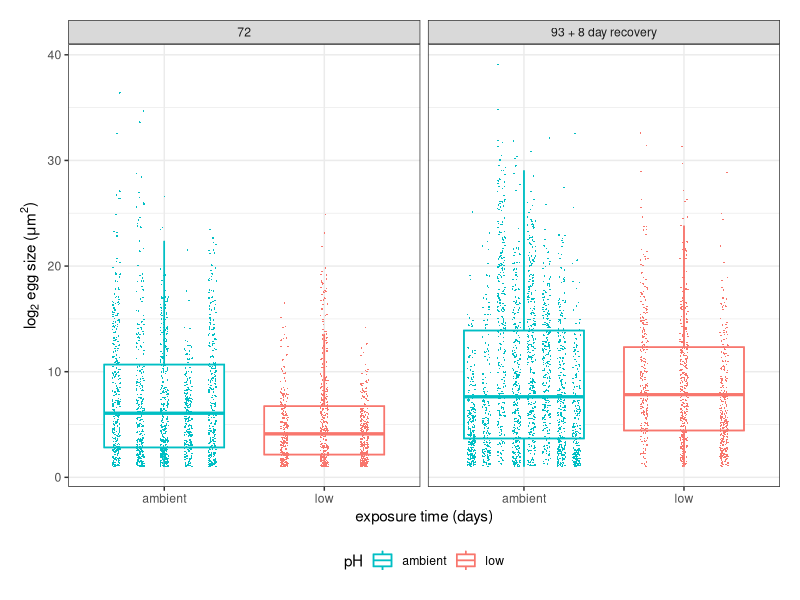
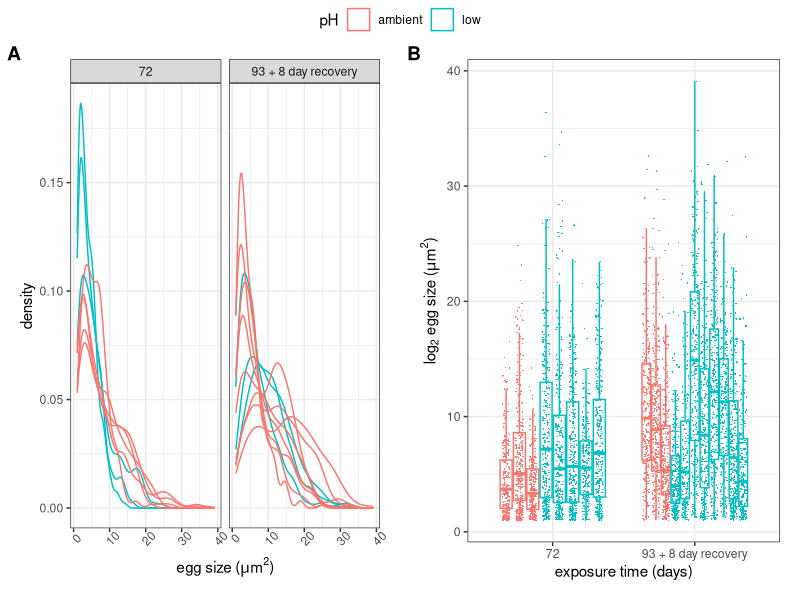
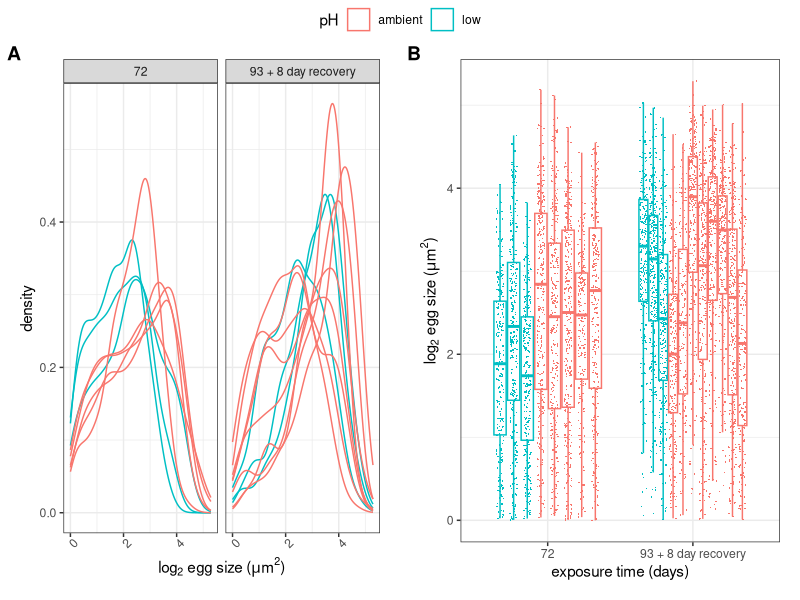
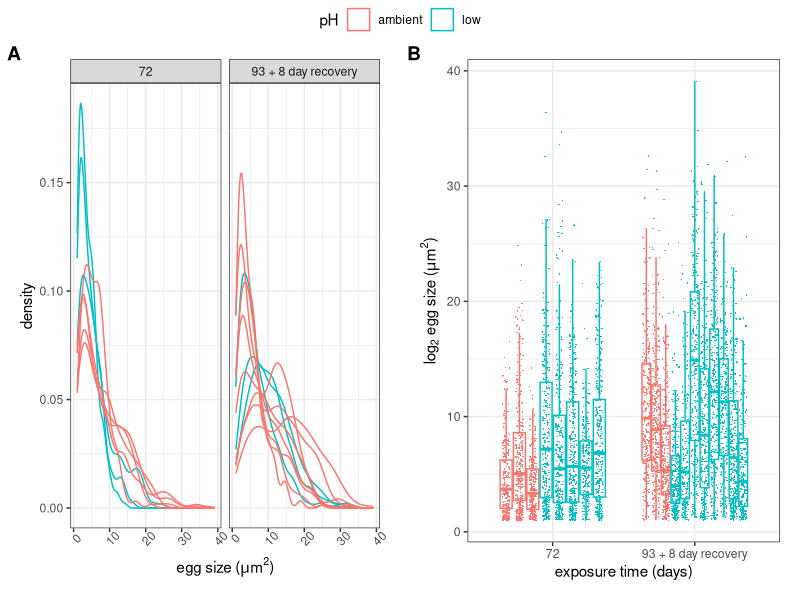
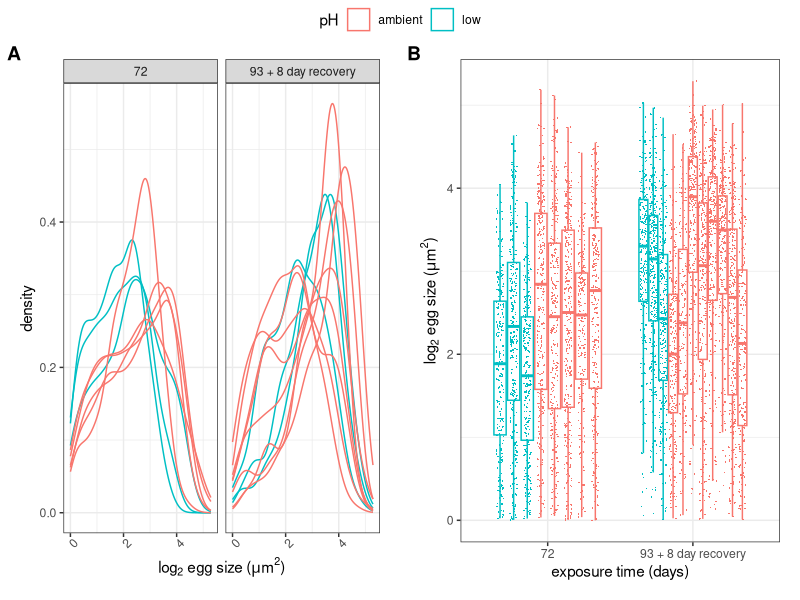

The R script that drew these images, in order: (Note: this script raises an error after producing the figures.)
## ---- chunk 1
library(ggplot2)
library(ggpubr)
library(rstatix)
library(dplyr)
library(broom)
library(lme4)
library(kableExtra)
library(tidyr)
## ---- chunk 2
female_data <- read.csv("../../data/histology/Female_Gonad/20200820_Female_Gonad_RESULTS.csv", stringsAsFactors = F,colClasses = c(rep("character",4),rep("numeric",7)))


egg_size <- read.csv("../../data/histology/Female_Gonad/egg_size.csv", stringsAsFactors = F, colClasses = c("character","character","numeric"))

foll_size <- read.csv("../../data/histology/Female_Gonad/follicle_size.csv", stringsAsFactors = F, colClasses = c("character","character","numeric","numeric") )
## ---- chunk 3
#rename columns
colnames(egg_size) <- c("date", "sample_ID", "egg_size")

#merge egg size data with treatment info
egg_size_m <- merge(female_data[,c("date", "sample_ID","pH")], egg_size)

egg_size_m$date <- gsub("20190123", "72",egg_size_m$date)

egg_size_m$date <- gsub("20190221", "93 + 8 day recovery",egg_size_m$date)
## ---- chunk 4
foll_size <- foll_size[,c("Label", "Area")]

foll_size$date <- gsub("-.*","",foll_size$Label)

foll_size$sample_ID <- gsub("-10.*jpg","",foll_size$Label)

foll_size$sample_ID <- gsub(".*-","",foll_size$sample_ID)

foll_size <- foll_size[,c("Area", "sample_ID", "date")]

colnames(foll_size)[1] <- "foll_size"

#merge follicle size data with treatment info
foll_size_m <- merge(female_data[,c("date", "sample_ID","pH")], foll_size)

foll_size_m$date <- gsub("20190123", "72",foll_size_m$date)

foll_size_m$date <- gsub("20190221", "93 + 8 day recovery",foll_size_m$date)

## ---- chunk 5
#first check distribution

p <- ggplot(data = egg_size_m,aes(x = egg_size, color = pH, group = sample_ID)) + geom_density() + theme_bw() + labs(y = "density", x =expression(paste("egg size (",mu,"m"^2,")", sep = "")))+ theme(plot.margin = unit(c(rep(1,4)), "lines"), axis.text.x = element_text(angle = 45)) + facet_wrap(~date)

#it's left skewed so try log transformation
q <- ggplot(data = egg_size_m,aes(x = log(egg_size,2), color = pH, group = sample_ID)) + geom_density() + theme_bw() + labs(y = "density", x = expression(paste(log[2]," egg size (",mu,"m"^2,")", sep = "")))+ theme(plot.margin = unit(c(rep(1,4)), "lines"), axis.text.x = element_text(angle = 45)) + facet_wrap(~date)

#plot boxplots
r <- ggplot(data = egg_size_m,aes(x = date, y = egg_size, color = pH, group = interaction(pH,date, sample_ID))) + geom_boxplot(outlier.shape = NA) + geom_point(pch = 16, size=0.2,position = position_jitterdodge(jitter.width = 0.05)) + theme_bw() + labs(x = "exposure time (days)", y = expression(paste(log[2]," egg size (",mu,"m"^2,")", sep = "")))+ theme(plot.margin = unit(c(rep(1,4)), "lines")) + scale_color_manual(values = c("#00BFC4", "#F8766D"))

ggplot(data = egg_size_m, aes(x = pH, y = egg_size, color = pH)) + geom_boxplot(aes(group = pH), outlier.shape = NA) + geom_point(aes(group = interaction(pH, sample_ID)),pch = 16, size=0.2,position = position_jitterdodge(jitter.width = 0.05)) + geom_boxplot(outlier.shape = NA, fill = NA)+ theme_bw() + labs(x = "exposure time (days)", y = expression(paste(log[2]," egg size (",mu,"m"^2,")", sep = "")))+ theme(plot.margin = unit(c(rep(1,4)), "lines"), legend.position = "bottom") + scale_color_manual(values = c("#00BFC4", "#F8766D")) + facet_wrap(~date)

#after log transformation
s <- ggplot(data = egg_size_m,aes(x = date, y = log(egg_size,2), color = pH, group = interaction(pH,date, sample_ID))) + geom_boxplot(outlier.shape = NA) + geom_point(pch = 16, size=0.2,position = position_jitterdodge(jitter.width = 0.05)) + theme_bw() + labs(x = "exposure time (days)", y = expression(paste(log[2]," egg size (",mu,"m"^2,")", sep = "")))+ theme(plot.margin = unit(c(rep(1,4)), "lines"))

#plot egg size without transformation
ggpubr::ggarrange(p,r,labels = "AUTO", common.legend = T)


#plot eggs size after transformation
ggpubr::ggarrange(q,s,labels = "AUTO", common.legend = T)
## ---- chunk 6
jpeg("egg_size_dist.jpg", width = 12, height = 6, units = "in", res = 300)
ggpubr::ggarrange(p,r,labels = "AUTO", common.legend = T)
dev.off()

jpeg("log_egg_size_dist.jpg", width = 12, height = 6, units = "in", res = 300)
ggpubr::ggarrange(q,s,labels = "AUTO", common.legend = T)
dev.off()
## ---- chunk 7
tidy(TukeyHSD(aov(log(egg_size,2) ~ pH * date, data = egg_size_m))) %>%
  kbl(caption = "2-way ANOVA: log2 egg size ~ pH * time") %>%
  kable_classic(full_width = F, html_font = "Cambria")

## ---- chunk 8
write.table(tidy(TukeyHSD(aov(log(egg_size,2) ~ pH * date, data = egg_size_m))),"2wayAOV_Tuk_egg_size.txt",sep = "\t", quote = F, row.names = F)
## ---- chunk 9
anova(lme(log(egg_size,2) ~ pH * date, random = ~1|sample_ID, data = egg_size_m)) %>%
  kbl(caption = "linear mixed model: log2 egg size ~ pH * time, random = sample_ID") %>%
  kable_classic(full_width = F, html_font = "Cambria")

## ---- chunk 10
#first check distribution

p <- ggplot(data = foll_size_m,aes(x = foll_size, color = pH, group = sample_ID)) + geom_density() + theme_bw() + labs(y = "density", x =expression(paste("egg size (",mu,"m"^2,")", sep = "")))+ theme(plot.margin = unit(c(rep(1,4)), "lines"), axis.text.x = element_text(angle = 45)) + facet_wrap(~date)

#it's left skewed so try log transformation
q <- ggplot(data = foll_size_m,aes(x = log(foll_size,2), color = pH, group = sample_ID)) + geom_density() + theme_bw() + labs(y = "density", x = expression(paste(log[2]," egg size (",mu,"m"^2,")", sep = "")))+ theme(plot.margin = unit(c(rep(1,4)), "lines"), axis.text.x = element_text(angle = 45)) + facet_wrap(~date)

#plot boxplots
r <- ggplot(data = foll_size_m,aes(x = date, y = foll_size, color = pH, group = interaction(pH,date, sample_ID))) + geom_boxplot(outlier.shape = NA) + geom_point(pch = 16, size=1,position = position_jitterdodge(jitter.width = 0.05)) + theme_bw() + labs(x = "exposure time (days)", y = expression(paste(log[2]," follicle size (",mu,"m"^2,")", sep = "")))+ theme(plot.margin = unit(c(rep(1,4)), "lines"))

#after log transformation
s <- ggplot(data = foll_size_m,aes(x = date, y = log(foll_size,2), color = pH, group = interaction(pH,date, sample_ID))) + geom_boxplot(outlier.shape = NA) + geom_point(pch = 16, size=1,position = position_jitterdodge(jitter.width = 0.05)) + theme_bw() + labs(x = "exposure time (days)", y = expression(paste(log[2]," egg size (",mu,"m"^2,")", sep = "")))+ theme(plot.margin = unit(c(rep(1,4)), "lines"))

#plot egg size without transformation
ggpubr::ggarrange(p,r,labels = "AUTO", common.legend = T)


#plot eggs size after transformation
ggpubr::ggarrange(q,s,labels = "AUTO", common.legend = T)
## ---- chunk 11
jpeg("foll_size_dist.jpg", width = 12, height = 6, units = "in", res = 300)
ggpubr::ggarrange(p,r,labels = "AUTO", common.legend = T)
dev.off()

jpeg("log_foll_size_dist.jpg", width = 12, height = 6, units = "in", res = 300)
ggpubr::ggarrange(q,s,labels = "AUTO", common.legend = T)
dev.off()
## ---- chunk 12
#calculate proportions

female_data$prop_egg <- (female_data$egg.area..based.on.ind.eggs. / female_data$total.area..um.) *100

female_data$prop_no_tissue <- (female_data$no.tissue.area / female_data$total.area..um.) *100

female_data$prop_cnx_tissue_indve <- (female_data$connective.tissue.area..egg.based.on.indiv./ female_data$total.area..um.)*100

#create column for relative # of eggs
female_data$number.of.eggs.per.um2 <- (female_data$number.of.eggs/female_data$total.area..um.)

female_data$pH_date <- paste(female_data$date, female_data$pH, sep = "_")

#convert female data to long format

female_data_STACKED <- tidyr::gather(female_data,"metric", "um", 5:(ncol(female_data)-1))

female_data_STACKED$um <- as.numeric(female_data_STACKED$um)




#reformat data and calculate mean and sd proportions
female_data_STACKED_props <- female_data_STACKED[grep("prop", female_data_STACKED$metric),]%>%group_by(date, pH,metric) %>% summarise(mean = mean(um), sd =sd(um)) %>% mutate(y_pos = cumsum(mean))

#convert metric to ordered factor
female_data_STACKED_props$metric <- factor(female_data_STACKED_props$metric, levels = rev(c("prop_cnx_tissue_indve","prop_egg", "prop_no_tissue")))


#chi sq to compare 20190123 amb vs. low
ct <- data.frame(female_data_STACKED_props[grep("20190123", female_data_STACKED_props$date),c("pH","mean","metric")]%>% pivot_wider(names_from = metric, values_from = mean))

rownames(ct) <- ct$pH

ct <- ct[,-1]

ct_a <- chisq.test(ct)
ct_a <- tidy(ct_a)
ct_a$comparison <- "ambient:72-low:72"


#chi sq to compare 20190123 amb vs. 20190221 amb
ct <- data.frame(female_data_STACKED_props[grep("ambient", female_data_STACKED_props$pH),c("date","mean","metric")]%>% pivot_wider(names_from = metric, values_from = mean))

rownames(ct) <- ct$pH

ct <- ct[,-1]

ct_b <- chisq.test(ct)
ct_b <- tidy(ct_b)
ct_b$comparison <- "ambient:72-ambient:93 + 8 day recovery"

#chi sq to compare 20190123 low vs. 20190221 low
ct <- data.frame(female_data_STACKED_props[grep("low", female_data_STACKED_props$pH),c("date","mean","metric")]%>% pivot_wider(names_from = metric, values_from = mean))

rownames(ct) <- ct$pH

ct <- ct[,-1]

ct_c <- chisq.test(ct)
ct_c <- tidy(ct_c)
ct_c$comparison <- "low:72-low:93 + 8 day recovery"



#chi sq to compare 20190221 amb vs. 20190221 low
ct <- data.frame(female_data_STACKED_props[grep("20190221", female_data_STACKED_props$date),c("pH","mean","metric")]%>% pivot_wider(names_from = metric, values_from = mean))

rownames(ct) <- ct$pH

ct <- ct[,-1]

ct_d <- chisq.test(ct)
ct_d <- tidy(ct_d)
ct_d$comparison <- "ambient:93 + 8 day recovery-low:93 + 8 day recovery"


#chi sq to compare 20190123 amb vs. 20190221 low
ct <- data.frame(female_data_STACKED_props[which(female_data_STACKED_props$date=="20190123" & female_data_STACKED_props$pH =="ambient" | female_data_STACKED_props$date=="20190221" & female_data_STACKED_props$pH =="low"),c("pH","mean","metric")]%>% pivot_wider(names_from = metric, values_from = mean))

rownames(ct) <- ct$pH

ct <- ct[,-1]

ct_e <- chisq.test(ct)
ct_e <- tidy(ct_e)
ct_e$comparison <- "ambient:72-low:93 + 8 day recovery"


#chi sq to compare 20190221 amb vs. 20190123 low
ct <- data.frame(female_data_STACKED_props[which(female_data_STACKED_props$date=="20190221" & female_data_STACKED_props$pH =="ambient" | female_data_STACKED_props$date=="20190123" & female_data_STACKED_props$pH =="low"),c("pH","mean","metric")]%>% pivot_wider(names_from = metric, values_from = mean))

rownames(ct) <- ct$pH

ct <- ct[,-1]

ct_f <- chisq.test(ct)
ct_f <- tidy(ct_f)
ct_f$comparison <- "ambient:93 + 8 day recovery-low:72"


ct <- rbind(ct_a, ct_b, ct_c, ct_d, ct_e, ct_f)

#perform FDR correction for multiple comparisons

ct$adj.p.value <- p.adjust(ct$p.value)

#reorder columns

ct <- ct[,c("comparison", "statistic", "p.value", "adj.p.value")]


ct %>%
  kbl(caption = "Chi square test: tissue proportions ~ pH") %>%
  kable_classic(full_width = F, html_font = "Cambria")
## ---- chunk 13
write.table(ct,"chisq_tissue_prop.txt",sep = "\t", quote = F, row.names = F)
## ---- chunk 14

#export plot with significance denoted
#plot stacked bar of tissue areas



#change labels for plotting
female_data_STACKED_props_labs <- female_data_STACKED_props

female_data_STACKED_props_labs$date <- gsub("20190123", "72 days of exposure",female_data_STACKED_props_labs$date)

female_data_STACKED_props_labs$date <- gsub("20190221", "93 days of exposure \n + 8 day recovery",female_data_STACKED_props_labs$date)

female_data_STACKED_props_labs$metric <- gsub("prop_no_tissue","follicle area", female_data_STACKED_props_labs$metric)

female_data_STACKED_props_labs$metric <- gsub("prop_cnx_tissue_indve","connective tissue area", female_data_STACKED_props_labs$metric)

female_data_STACKED_props_labs$metric <- gsub("prop_egg","egg area", female_data_STACKED_props_labs$metric)

#convert metric to ordered factor
female_data_STACKED_props_labs <- female_data_STACKED_props_labs[order(female_data_STACKED_props_labs$metric),]

female_data_STACKED_props_labs$metric <- factor(female_data_STACKED_props_labs$metric, levels = rev(c(rep("connective tissue area",1), rep("egg area",1), rep("follicle area",1))))

pd <- position_dodge2(width = 0.2)

ggplot(female_data_STACKED_props_labs, aes(pH,mean, fill = pH,alpha = metric)) + 
geom_bar(stat = "identity", color = "black") + 
geom_errorbar(aes(ymax = y_pos + sd, ymin=y_pos - sd), stat = "identity", width = 0.1, alpha = 0.7, position = pd) + facet_wrap(~date)+ scale_alpha_manual(values=c(seq(0.3,1, length.out = 3))) + theme_bw() + scale_y_continuous(breaks = seq(from = 0, to = 100, by = 10)) + ylab("mean proportion of total tissue area (%)") + theme(axis.title.x = element_blank(), axis.ticks.x = element_blank(), axis.text.x = element_blank()) + scale_fill_manual(values = c("#00BFC4","#F8766D"))


jpeg("tissue_proportions_stacked_bar.jpg", width = 7, height = 6, units = "in", res = 300)
ggplot(female_data_STACKED_props_labs, aes(pH,mean, fill = pH,alpha = metric)) + 
geom_bar(stat = "identity", color = "black") + 
geom_errorbar(aes(ymax = y_pos + sd, ymin=y_pos - sd), stat = "identity", width = 0.1, alpha = 0.7, position = pd) + facet_wrap(~date)+ scale_alpha_manual(values=c(seq(0.3,1, length.out = 3))) + theme_bw() + scale_y_continuous(breaks = seq(from = 0, to = 100, by = 10)) + ylab("percent of total tissue area (mean ± s.d.)") + theme(axis.title.x = element_blank(), axis.ticks.x = element_blank(), axis.text.x = element_blank()) + scale_fill_manual(values = c("#00BFC4", "#F8766D")) + ggtitle("Female quantitative histology scoring")
dev.off()


pdf("tissue_proportions_stacked_bar.pdf", width = 7, height = 6)
ggplot(female_data_STACKED_props_labs, aes(pH,mean, fill = pH,alpha = metric)) + 
geom_bar(stat = "identity", color = "black") + 
geom_errorbar(aes(ymax = y_pos + sd, ymin=y_pos - sd), stat = "identity", width = 0.1, alpha = 0.7, position = pd) + facet_wrap(~date)+ scale_alpha_manual(values=c(seq(0.3,1, length.out = 3))) + theme_bw() + scale_y_continuous(breaks = seq(from = 0, to = 100, by = 10)) + ylab("percent of total tissue area (mean ± s.d.)") + theme(axis.title.x = element_blank(), axis.ticks.x = element_blank(), axis.text.x = element_blank()) + scale_fill_manual(values = c("#00BFC4", "#F8766D")) + ggtitle("Female quantitative histology scoring")
dev.off()
